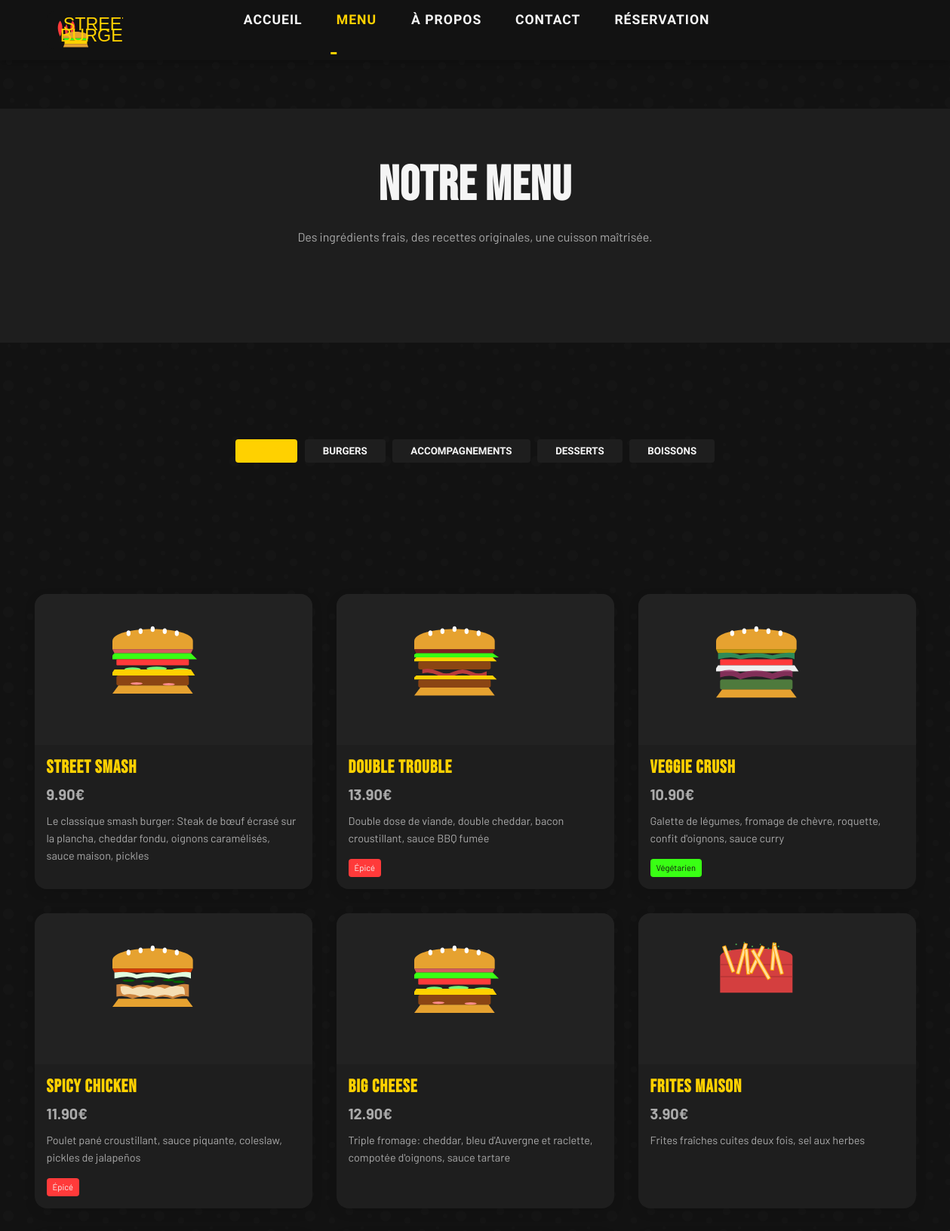
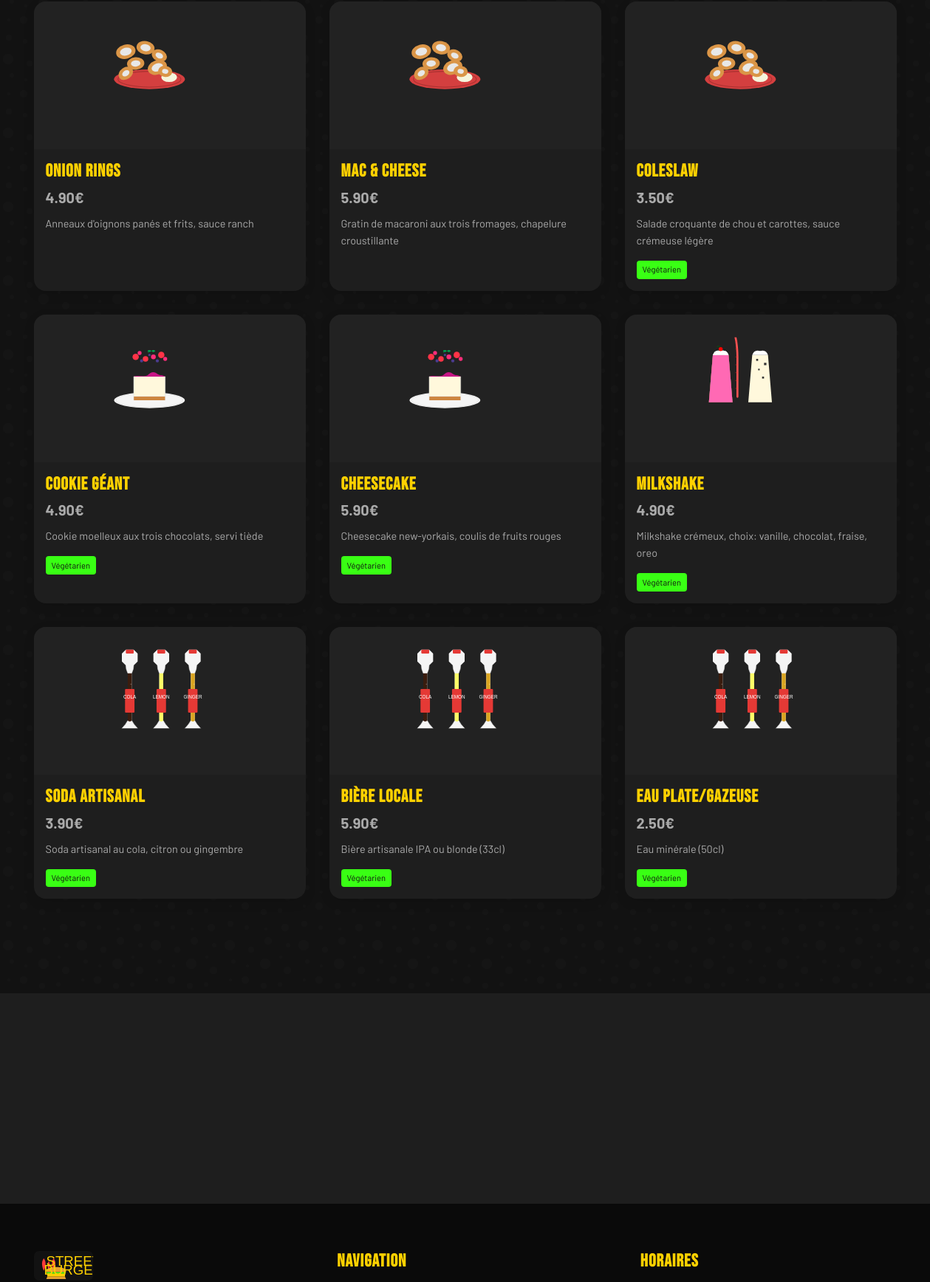
The page /menu (upper part) on the database its author committed (2 pictures, top to bottom).
### models.py (models this page shows, shortened)
class MenuItem(db.Model):
    id = db.Column(db.Integer, primary_key=True)
    name = db.Column(db.String(100), nullable=False)
    description = db.Column(db.Text, nullable=False)
    price = db.Column(db.Float, nullable=False)
    image_path = db.Column(db.String(255))
    category = db.Column(db.String(50), nullable=False)  # 'burger', 'side', 'dessert', 'boisson'
    is_vegetarian = db.Column(db.Boolean, default=False)
    is_spicy = db.Column(db.Boolean, default=False)
    featured = db.Column(db.Boolean, default=False)
    created_at = db.Column(db.DateTime, default=datetime.utcnow)

### routes.py (the view)
    @app.route('/menu')
    def menu():
        category = request.args.get('category', 'all')
        if category != 'all':
            items = MenuItem.query.filter_by(category=category).all()
        else:
            items = MenuItem.query.all()
        for item in items:
            if item.category == "burger":
                if "Street Smash" in item.name:
                    item.image_path = "/static/images/menu/street_smash.svg"
                elif "Double Trouble" in item.name:
                    item.image_path = "/static/images/menu/double_trouble.svg"
                elif "Veggie Crush" in item.name:
                    item.image_path = "/static/images/menu/veggie_crush.svg"
                elif "Spicy Chicken" in item.name:
                    item.image_path = "/static/images/menu/spicy_chicken.svg"
                else:
                    item.image_path = "/static/images/menu/street_smash.svg"
            elif item.category == "side":
                if "Frites" in item.name:
                    item.image_path = "/static/images/menu/frites.svg"
                else:
                    item.image_path = "/static/images/menu/onion_rings.svg"
            elif item.category == "dessert":
                if "Cheesecake" in item.name:
                    item.image_path = "/static/images/menu/cheesecake.svg"
                elif "Milkshake" in item.name:
                    item.image_path = "/static/images/menu/milkshake.svg"
                else:
                    item.image_path = "/static/images/menu/cheesecake.svg"
            elif item.category == "boisson":
                item.image_path = "/static/images/menu/soda.svg"
        return render_template('menu.html', items=items, active_category=category)

### templates/menu.html (shortened to what this page needs)
{% extends 'base.html' %} {% block title %}Menu - Street Burger{% endblock %}  {% block content %}
<section class="section section-dark py-4 mt-4">
  <div class="container">
    <h1 class="text-center reveal-from-bottom">Notre Menu</h1>
    <p class="text-center text-gray mb-4 reveal-from-bottom">
      Des ingrédients frais, des recettes originales, une cuisson maîtrisée.
    </p>
  </div>
</section>
<section class="section menu-section">
  <div class="container">
    <div class="menu-filters reveal-from-bottom">
      <button
        class="filter-btn {% if active_category == 'all' %}active{% endif %}"
        data-filter="all"
      >
      </button>
      <button
        class="filter-btn {% if active_category == 'burger' %}active{% endif %}"
        data-filter="burger"
      >
        Burgers
      </button>
      <button
        class="filter-btn {% if active_category == 'side' %}active{% endif %}"
        data-filter="side"
      >
        Accompagnements
      </button>
      <button
        class="filter-btn {% if active_category == 'dessert' %}active{% endif %}"
        data-filter="dessert"
      >
        Desserts
      </button>
      <button
        class="filter-btn {% if active_category == 'boisson' %}active{% endif %}"
        data-filter="boisson"
      >
        Boissons
      </button>
    </div>
    <div class="menu-grid">
      {% for item in items %}
      <div
        class="menu-item reveal-from-bottom"
        data-category="{{ item.category }}"
        data-price="{{ item.price }}"
      >
        <div class="menu-item-img-container">
          <img
            src="{{ item.image_path }}"
            alt="{{ item.name }}"
            class="menu-item-img"
            loading="lazy"
          />
        </div>
        <div class="menu-item-content">
          <h3 class="menu-item-title">{{ item.name }}</h3>
          <div class="menu-item-price">{{ "%.2f"|format(item.price) }}€</div>
          <p class="menu-item-desc">{{ item.description }}</p>
          <div class="menu-item-tags">
            {% if item.is_vegetarian %}
            <span class="menu-tag tag-vegetarian">Végétarien</span>
            {% endif %} {% if item.is_spicy %}
            <span class="menu-tag tag-spicy">Épicé</span>
            {% endif %}
          </div>
        </div>
      </div>
      {% endfor %}
    </div>
  </div>
</section>
<section class="section section-dark">
  <div class="container">
    <div class="row align-center">
    </div>
  </div>
</section>
{% endblock %}

### templates/base.html (shortened to what this page needs)
<!DOCTYPE html>
<html lang="fr">
  <head>
    <link rel="stylesheet" href="/static/css/style.css" />
    <link rel="stylesheet" href="/static/css/navigation.css" />
    <link
      rel="stylesheet"
      href="https://cdnjs.cloudflare.com/ajax/libs/font-awesome/6.4.0/css/all.min.css"
    />
  </head>
  <body>
    {% include 'components/header.html' %}
    <main>{% block content %}{% endblock %}</main>
    {% include 'components/footer.html' %}
  </body>
</html>

### templates/components/header.html (shortened to what this page needs)
<header
  style="
    position: fixed;
    top: 0;
    left: 0;
    width: 100%;
    background-color: #121212;
    box-shadow: 0 2px 10px rgba(0, 0, 0, 0.3);
    z-index: 1000;
  "
>
  <div style="width: 90%; max-width: 1200px; margin: 0 auto">
    <div
      style="
        display: flex;
        justify-content: space-between;
        align-items: center;
        height: 80px;
      "
    >
      <a href="{{ url_for('index') }}" style="display: block; padding: 10px 0">
        <img
          src="/static/svg/logo.svg"
          alt="Street Burger Logo"
          style="height: 50px; display: block; max-width: 100%"
        />
      </a>
      <nav
        class="desktop-nav"
        style="
          display: none;
          position: absolute;
          left: 50%;
          transform: translateX(-50%);
        "
      >
        <ul style="display: flex; list-style: none; gap: 2rem">
          <li>
            <a
              href="{{ url_for('index') }}"
              style="
                font-family: 'Barlow Condensed', sans-serif;
                color: #f5f5f5;
                text-transform: uppercase;
                font-weight: 700;
                font-size: 1.1rem;
                letter-spacing: 1px;
                padding: 0.5rem;
                position: relative;
              "
              class="{% if request.path == url_for('index') %}active{% endif %}"
              >Accueil</a
            >
          </li>
          <li>
            <a
              href="{{ url_for('menu') }}"
              style="
                font-family: 'Barlow Condensed', sans-serif;
                color: #f5f5f5;
                text-transform: uppercase;
                font-weight: 700;
                font-size: 1.1rem;
                letter-spacing: 1px;
                padding: 0.5rem;
                position: relative;
              "
              class="{% if request.path == url_for('menu') %}active{% endif %}"
              >Menu</a
            >
          </li>
          <li>
            <a
              href="{{ url_for('about') }}"
              style="
                font-family: 'Barlow Condensed', sans-serif;
                color: #f5f5f5;
                text-transform: uppercase;
                font-weight: 700;
                font-size: 1.1rem;
                letter-spacing: 1px;
                padding: 0.5rem;
                position: relative;
              "
              class="{% if request.path == url_for('about') %}active{% endif %}"
              >À propos</a
            >
          </li>
          <li>
            <a
              href="{{ url_for('contact') }}"
              style="
                font-family: 'Barlow Condensed', sans-serif;
                color: #f5f5f5;
                text-transform: uppercase;
                font-weight: 700;
                font-size: 1.1rem;
                letter-spacing: 1px;
                padding: 0.5rem;
                position: relative;
              "
              class="{% if request.path == url_for('contact') %}active{% endif %}"
              >Contact</a
            >
          </li>
          <li>
            <a
              href="{{ url_for('reservation') }}"
              style="
                font-family: 'Barlow Condensed', sans-serif;
                color: #f5f5f5;
                text-transform: uppercase;
                font-weight: 700;
                font-size: 1.1rem;
                letter-spacing: 1px;
                padding: 0.5rem;
                position: relative;
              "
              class="{% if request.path == url_for('reservation') %}active{% endif %}"
              >Réservation</a
            >
          </li>
        </ul>
      </nav>
    </div>
  </div>
</header>

### templates/components/footer.html (shortened to what this page needs)
<footer class="footer">
  <div class="container">
    <div class="footer-content">
      <div class="footer-col">
        <div class="footer-logo">
          <img src="/static/svg/logo.svg" alt="Street Burger Logo" />
        </div>
      </div>
      <div class="footer-col">
        <h3 class="footer-title">Navigation</h3>
      </div>
      <div class="footer-col">
        <h3 class="footer-title">Horaires</h3>
      </div>
    </div>
  </div>
</footer>

### static/css/style.css (style rules this page uses)
:root { --dark-bg: #121212; --dark-bg-alt: #1e1e1e; --mustard: #ffd100; --ketchup: #ff3a3a; --neon-green: #39ff14; --txt-light: #f5f5f5; --txt-gray: #aaaaaa; --border-color: #333333; --primary: var(--mustard); --secondary: var(--ketchup); --accent: var(--neon-green); --bg-main: var(--dark-bg); --bg-alt: var(--dark-bg-alt); --text-main: var(--txt-light); --text-secondary: var(--txt-gray); --spacing-xs: 0.5rem; --spacing-sm: 1rem; --spacing-md: 2rem; --spacing-lg: 4rem; --spacing-xl: 8rem; --border-radius-sm: 4px; --border-radius-md: 8px; --border-radius-lg: 16px; --z-sticky: 100; --z-modal: 1000; }
* { margin: 0; padding: 0; box-sizing: border-box; }
html { font-size: 16px; scroll-behavior: smooth; }
body { font-family: "Barlow", sans-serif; background-color: var(--bg-main); color: var(--text-main); line-height: 1.6; overflow-x: hidden; }
h1, h2, h3, h4, h5, h6 { font-family: "Bebas Neue", sans-serif; text-transform: uppercase; letter-spacing: 1px; margin-bottom: 1rem; line-height: 1.2; }
h1 { font-size: 4rem; }
h3 { font-size: 2.5rem; }
p { margin-bottom: 1rem; }
a { color: var(--primary); text-decoration: none; transition: all 0.3s ease; }
.container { width: 100%; max-width: 1200px; margin: 0 auto; padding: 0 var(--spacing-sm); }
.row { display: flex; flex-wrap: wrap; margin: 0 -15px; }
.section { padding: var(--spacing-lg) 0; position: relative; }
.section-dark { background-color: var(--bg-alt); }
.text-center { text-align: center; }
.menu-section { padding: var(--spacing-xl) 0; }
.menu-filters { display: flex; justify-content: center; margin-bottom: var(--spacing-md); flex-wrap: wrap; }
.filter-btn { padding: 0.5rem 1.5rem; margin: 0 0.3rem 0.5rem; background-color: var(--bg-alt); color: var(--text-main); border: none; border-radius: var(--border-radius-sm); cursor: pointer; transition: all 0.3s ease; font-family: "Barlow Condensed", sans-serif; text-transform: uppercase; font-weight: 600; }
.filter-btn:hover, .filter-btn.active { background-color: var(--primary); color: var(--dark-bg); }
.menu-grid { display: grid; grid-template-columns: repeat(auto-fill, minmax(300px, 1fr)); gap: var(--spacing-md); margin-top: var(--spacing-lg); }
.menu-item { background-color: var(--bg-alt); border-radius: var(--border-radius-lg); overflow: hidden; transition: all 0.3s ease; box-shadow: 0 5px 15px rgba(0, 0, 0, 0.1); }
.menu-item-img-container { width: 100%; height: 200px; display: flex; justify-content: center; align-items: center; overflow: hidden; background-color: #222; padding: 20px; position: relative; }
.menu-item-img { width: 80%; height: 160px; object-fit: contain; display: block; transition: all 0.5s ease; }
.menu-item-content { padding: var(--spacing-sm); }
.menu-item-title { font-size: 1.5rem; margin-bottom: 0.25rem; color: var(--primary); }
.menu-item-price { color: var(--text-secondary); font-weight: 700; margin-bottom: 0.5rem; font-size: 1.25rem; }
.menu-item-desc { color: var(--text-secondary); font-size: 0.9rem; margin-bottom: var(--spacing-sm); }
.menu-item-tags { display: flex; gap: 0.5rem; }
.menu-tag { font-size: 0.7rem; padding: 0.2rem 0.5rem; border-radius: var(--border-radius-sm); background-color: var(--dark-bg); color: var(--text-secondary); }
.tag-vegetarian { background-color: var(--accent); color: var(--dark-bg); }
.tag-spicy { background-color: var(--secondary); color: var(--text-main); }
.menu-item[data-category="burger"] .menu-item-img-container::before { content: ""; position: absolute; top: 10px; right: 10px; width: 25px; height: 25px; border-radius: 50%; background-color: transparent; z-index: 2; }
.footer { background-color: #0a0a0a; color: var(--text-main); padding: var(--spacing-lg) 0 var(--spacing-sm); }
.footer-content { display: flex; flex-wrap: wrap; gap: var(--spacing-lg); margin-bottom: var(--spacing-lg); }
.footer-col { flex: 1; min-width: 250px; }
.footer-logo img { height: 40px; margin-bottom: var(--spacing-sm); }
.footer-title { font-size: 1.5rem; margin-bottom: var(--spacing-sm); color: var(--primary); }
.mb-4 { margin-bottom: 4rem; }
.mt-4 { margin-top: 4rem; }
.py-4 { padding-top: 4rem; padding-bottom: 4rem; }
.align-center { align-items: center; }
.text-gray { color: var(--text-secondary); }

### static/css/animations.css (style rules this page uses)
.reveal-from-bottom { opacity: 0; transform: translateY(50px); transition: all 0.8s ease; }
.reveal-active { opacity: 1; transform: translate(0) scale(1); }

### rows shown on the page
MenuItem: image_path (picture), name "STREET SMASH", price "9.90", description "Le classique smash burger: Steak de bœuf écrasé sur la plancha, cheddar fondu, oignons caramélisés, sauce maison, pickles"
MenuItem: image_path (picture), name "DOUBLE TROUBLE", price "13.90", description "Double dose de viande, double cheddar, bacon croustillant, sauce BBQ fumée", is_spicy "Épicé"
MenuItem: image_path (picture), name "VEGGIE CRUSH", price "10.90", description "Galette de légumes, fromage de chèvre, roquette, confit d'oignons, sauce curry", is_vegetarian "Végétarien"
MenuItem: image_path (picture), name "SPICY CHICKEN", price "11.90", description "Poulet pané croustillant, sauce piquante, coleslaw, pickles de jalapeños", is_spicy "Épicé"
MenuItem: image_path (picture), name "BIG CHEESE", price "12.90", description "Triple fromage: cheddar, bleu d'Auvergne et raclette, compotée d'oignons, sauce tartare"
MenuItem: image_path (picture), name "FRITES MAISON", price "3.90", description "Frites fraîches cuites deux fois, sel aux herbes"
MenuItem: image_path (picture), name "ONION RINGS", price "4.90", description "Anneaux d'oignons panés et frits, sauce ranch"
MenuItem: name "MAC & CHEESE", price "5.90", description "Gratin de macaroni aux trois fromages, chapelure croustillante"
MenuItem: image_path (picture), name "COLESLAW", price "3.50", description "Salade croquante de chou et carottes, sauce crémeuse légère", is_vegetarian "Végétarien"
MenuItem: image_path (picture), name "COOKIE GÉANT", price "4.90", description "Cookie moelleux aux trois chocolats, servi tiède", is_vegetarian "Végétarien"
MenuItem: image_path (picture), name "CHEESECAKE", price "5.90", description "Cheesecake new-yorkais, coulis de fruits rouges", is_vegetarian "Végétarien"
MenuItem: image_path (picture), name "MILKSHAKE", price "4.90", description "Milkshake crémeux, choix: vanille, chocolat, fraise, oreo", is_vegetarian "Végétarien"
MenuItem: image_path (picture), name "SODA ARTISANAL", price "3.90", description "Soda artisanal au cola, citron ou gingembre", is_vegetarian "Végétarien"
MenuItem: image_path (picture), name "BIÈRE LOCALE", price "5.90", description "Bière artisanale IPA ou blonde (33cl)", is_vegetarian "Végétarien"
MenuItem: name "EAU PLATE/GAZEUSE", price "2.50", description "Eau minérale (50cl)", is_vegetarian "Végétarien"
